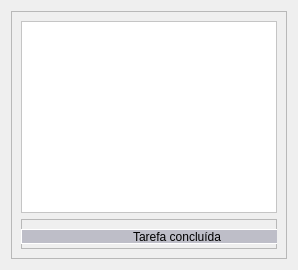
            <widget class="QWidget" name="mainpgtarefasdiarias">
             <property name="styleSheet">
              <string notr="true">*{
color:black;
}

QPushButton{
background-color: rgb(190, 190, 200);
color:rgb(0,0,0);
border-style:solid;
border-width:1px;
border-color:white;
}

QPushButton:hover{
background-color:rgb(255,255,255);
color:rgb(0,0,0)
}
</string>
             </property>
             <layout class="QHBoxLayout" name="horizontalLayout_5">
              <item>
               <widget class="QFrame" name="maintarefasdiariasframe">
                <property name="frameShape">
                 <enum>QFrame::StyledPanel</enum>
                </property>
                <property name="frameShadow">
                 <enum>QFrame::Raised</enum>
                </property>
                <layout class="QVBoxLayout" name="verticalLayout_5">
                 <item>
                  <widget class="QTableWidget" name="maintarefasdiariastab">
                   <property name="styleSheet">
                    <string notr="true">background-color: rgb(255, 255, 255);</string>
                   </property>
                  </widget>
                 </item>
                 <item>
                  <widget class="QFrame" name="maintarefasdiariasframepb">
                   <property name="minimumSize">
                    <size>
                     <width>0</width>
                     <height>30</height>
                    </size>
                   </property>
                   <property name="frameShape">
                    <enum>QFrame::StyledPanel</enum>
                   </property>
                   <property name="frameShadow">
                    <enum>QFrame::Raised</enum>
                   </property>
                   <widget class="QPushButton" name="maintarefasdiariaspbtarefaconcluida">
                    <property name="geometry">
                     <rect>
                      <x>0</x>
                      <y>10</y>
                      <width>312</width>
                      <height>15</height>
                     </rect>
                    </property>
                    <property name="text">
                     <string>Tarefa concluída</string>
                    </property>
                   </widget>
                  </widget>
                 </item>
                </layout>
               </widget>
              </item>
             </layout>
            </widget>
